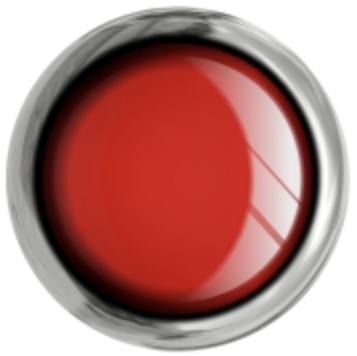
#> input picture images/off.png, 357 x 356 px, given in place of the camera
$ python cvutils.py
#> lines starting #> are read from the running program, lines starting #| are printed output that depends on the picture; after the words box and inside, x2 and y2 are one past the last pixel; in counts of white or black regions, pixels touching at a corner belong together; long printed decimals are rounded
# CV Utils
#
#
import cv2
import colorsys

def drawDetection(frame, left, top, right, bottom, color, classname, confidence):
    cv2.rectangle(frame, (left, top), (right, bottom), color, 3)
    label = ''
    if confidence is not None:
        label = '%.2f' % confidence
    # Get the label for the class name and its confidence
    label = '%s:%s' % (classname, label)
    #Display the label at the top of the bounding box
    labelSize, baseLine = cv2.getTextSize(label, cv2.FONT_HERSHEY_SIMPLEX, 1, 1)
    top = max(top, labelSize[1])
    cv2.rectangle(frame, (left, top + 3), (left + labelSize[0], top - labelSize[1] - 6), color, -1)
    cv2.putText(frame, label, (left, top), cv2.FONT_HERSHEY_SIMPLEX, 1, (255,255,255), 2)

def drawDetections(frame, dets):
    for detection in dets:
        drawDetection(frame, int(detection[2][0]), int(detection[2][1]), int(detection[2][2]), detection[2][3], (255,0,0), detection[0], detection[1])

class detection:
    def __init__(self, ci, top, left, right, bottom, confidence = None, time = None):
        self.classIndex = ci
        self.top = top
        self.left = left
        self.bottom = bottom
        self.right = right
        self.confidence = confidence

# DrawUtils - draw detections on images
class DrawUtils:

    # setup utils object with some specific classes on the format:
    # ["c1","c2",...]
    def __init__(self, classes):
        self.classes = classes
        # Generate colors for drawing bounding boxes.
        hsv_tuples = [(x / len(self.classes), 1., 1.)
                    for x in range(len(self.classes))]
        self.colors = list(map(lambda x: colorsys.hsv_to_rgb(*x), hsv_tuples))
        self.colors = list(map(lambda x: (int(x[0] * 255), int(x[1] * 255), int(x[2] * 255)),
                        self.colors))

    # Draw the predicted bounding box
    def draw_detection(self, frame, classIndex, left, top, right, bottom, confidence=None):
        # Draw a bounding box.
        cv2.rectangle(frame, (left, top), (right, bottom), self.colors[classIndex], 3)
        label = ''
        if confidence is not None:
            label = '%.2f' % confidence
        # Get the label for the class name and its confidence
        if self.classes:
            assert(classIndex < len(self.classes))
            label = '%s:%s' % (self.classes[classIndex], label)
        #Display the label at the top of the bounding box
        labelSize, baseLine = cv2.getTextSize(label, cv2.FONT_HERSHEY_SIMPLEX, 1, 1)
        top = max(top, labelSize[1])
        cv2.rectangle(frame, (left, top + 3), (left + labelSize[0], top - labelSize[1] - 6), self.colors[classIndex], -1)
        cv2.putText(frame, label, (left, top), cv2.FONT_HERSHEY_SIMPLEX, 1, (255,255,255), 2)

    def draw_elapsed(self, frame, time = None):
        if time is not None:
            cv2.putText(frame, "Elapsed: %.2f ms" % time, (20, 40), cv2.FONT_HERSHEY_SIMPLEX, 1, (255, 255, 255), 2)

    def draw_class(self, frame, classIndex, confidence = None, time = None):
        label = "Class: " + self.classes[classIndex]
        if confidence is not None:
            label = label + " %.2f" % confidence
        cv2.putText(frame, label, (20, 20), cv2.FONT_HERSHEY_SIMPLEX, 1, (255, 255, 255), 2)
        self.draw_elapsed(frame, time)

    def draw_detections(self, frame, detections, time=None):
        for detection in detections:
            self.draw_detection(frame, detection.classIndex, detection.left, detection.top, detection.right, detection.bottom, detection.confidence)
        self.draw_elapsed(frame, time)

class DiffFilter:
    def __init__(self, initFrame=None):
        self.avgframe = initFrame

    def calculate_diff(self, frame):
        if self.avgframe is not None:
            subframe = cv2.subtract(frame, self.avgframe)
            grayscaled = cv2.cvtColor(subframe, cv2.COLOR_BGR2GRAY)
            retval2,th1 = cv2.threshold(grayscaled,35,255,cv2.THRESH_BINARY)
            self.avgframe = cv2.addWeighted(frame, 0.1, self.avgframe, 0.9, 0.0)
            th1 = th1 / 255
            w, h = th1.shape
            sum = cv2.sumElems(th1)[0]/(w*h)
            return sum
        else:
            self.avgframe = frame
            return 0.0


# Test the code.
if __name__ == "__main__":
    # execute only if run as a script
    du = DrawUtils(["person", "cat", "car"])
    cap = cv2.VideoCapture(0)
    ret, frame = cap.read()
#> frame is the input picture: shape (356, 357, 3); mean B, G, R 129, 132.7, 182
    avg = DiffFilter(frame)
    du.draw_detection(frame, 1, 40, 40, 80, 80, confidence=0.3)
    avg.calculate_diff(frame)
#> in calculate_diff, `subframe = cv2.subtract(frame, self.avgframe)`: subframe: shape (356, 357, 3); every value is 0
#> in calculate_diff, `grayscaled = cv2.cvtColor(subframe, cv2.COLOR_BGR2GRAY)`: grayscaled: shape (356, 357); every value is 0
#> in calculate_diff, `th1 = th1 / 255`: th1: shape (356, 357) float64; every value is 0
#> in calculate_diff, `sum = cv2.sumElems(th1)[0]/(w*h)`: sum = 0
    du.draw_detection(frame, 2, 140, 20, 200, 110, confidence=0.93)
    avg.calculate_diff(frame)
#> in calculate_diff (call 2), `retval2,th1 = cv2.threshold(grayscaled,35,255,cv2.THRESH_BINARY)`:
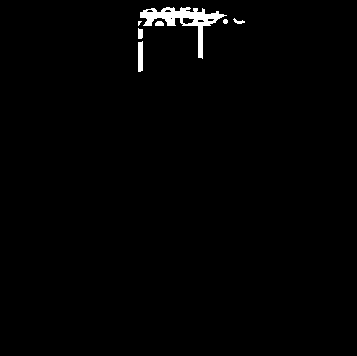
#> th1: shape (356, 357); 1.1% white; 7 white regions (1 under 20 px), largest, box (x1, y1, x2, y2) and area: (140, 7, 227, 59) 1138, (138, 41, 143, 72) 149, (138, 28, 143, 39) 50, (155, 21, 164, 26) 39, (233, 18, 245, 24) 34, (223, 19, 228, 24) 21
#> in calculate_diff (call 2), `self.avgframe = cv2.addWeighted(frame, 0.1, self.avgframe, 0.9, 0.0)`:
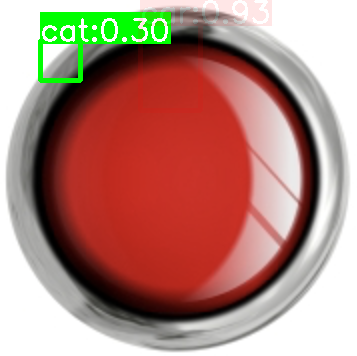
#> self.avgframe: shape (356, 357, 3); mean B, G, R 124, 135.4, 177.6
#> in calculate_diff (call 2), `sum = cv2.sumElems(th1)[0]/(w*h)`: sum = 0.0114
    du.draw_detections(frame, [detection(0, 120, 120, 150, 150, 0.33)], time=47.5)
#> after the loop in draw_detections, `for detection in detections:`:
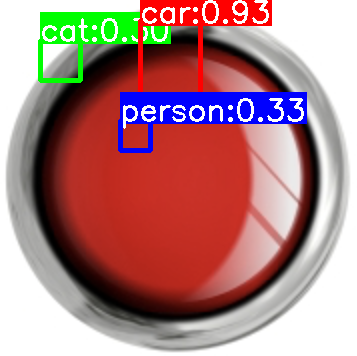
#> frame: shape (356, 357, 3); mean B, G, R 130.4, 130.3, 173.1
#> in draw_elapsed, `cv2.putText(frame, "Elapsed: %.2f ms" % time, (20, 40), cv2.FONT_HERSH..`:
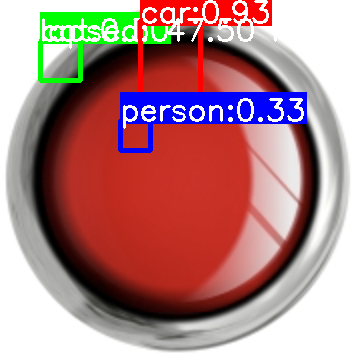
#> frame: shape (356, 357, 3); 0.9% of pixels changed, all inside (x1, y1, x2, y2) = (38, 18, 298, 49)
    avg.calculate_diff(frame)
#> in calculate_diff (call 3), `retval2,th1 = cv2.threshold(grayscaled,35,255,cv2.THRESH_BINARY)`: th1: shape (356, 357); 2.9% white; 42 white regions (14 under 20 px), largest, box (x1, y1, x2, y2) and area: (140, 7, 234, 58) 1437, (237, 98, 254, 122) 170, (123, 105, 138, 129) 159
#> in calculate_diff (call 3), `self.avgframe = cv2.addWeighted(frame, 0.1, self.avgframe, 0.9, 0.0)`:
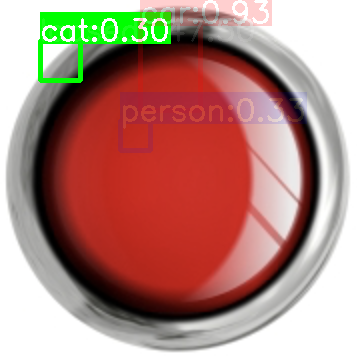
#> self.avgframe: shape (356, 357, 3); mean B, G, R 124.9, 135, 177.3
#> in calculate_diff (call 3), `sum = cv2.sumElems(th1)[0]/(w*h)`: sum = 0.0289
    du.draw_class(frame, 1, confidence=0.55, time=22)
    print("Diff: ", avg.calculate_diff(frame))
#> in calculate_diff (call 4), `subframe = cv2.subtract(frame, self.avgframe)`:
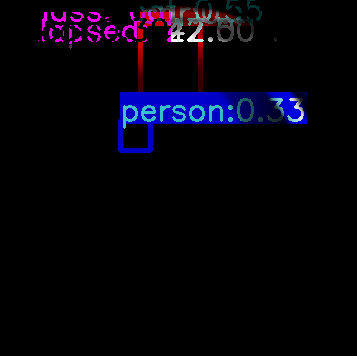
#> subframe: shape (356, 357, 3); mean B, G, R 11.6, 3, 4.8
#> in calculate_diff (call 4), `retval2,th1 = cv2.threshold(grayscaled,35,255,cv2.THRESH_BINARY)`:
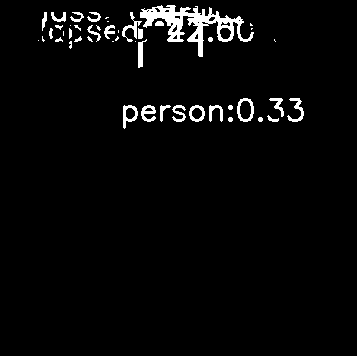
#> th1: shape (356, 357); 3.3% white; 47 white regions (17 under 20 px), largest, box (x1, y1, x2, y2) and area: (140, 5, 254, 57) 1828, (237, 98, 254, 122) 170, (122, 12, 142, 42) 161
#> in calculate_diff (call 4), `sum = cv2.sumElems(th1)[0]/(w*h)`: sum = 0.0327
#| Diff:  0.03267

    cv2.imshow("test", frame)
    cv2.imshow("avg", avg.avgframe)
    if cv2.waitKey(10000) & 0xFF == ord('q'):
#> (key q is pressed here)
        print("Break")
